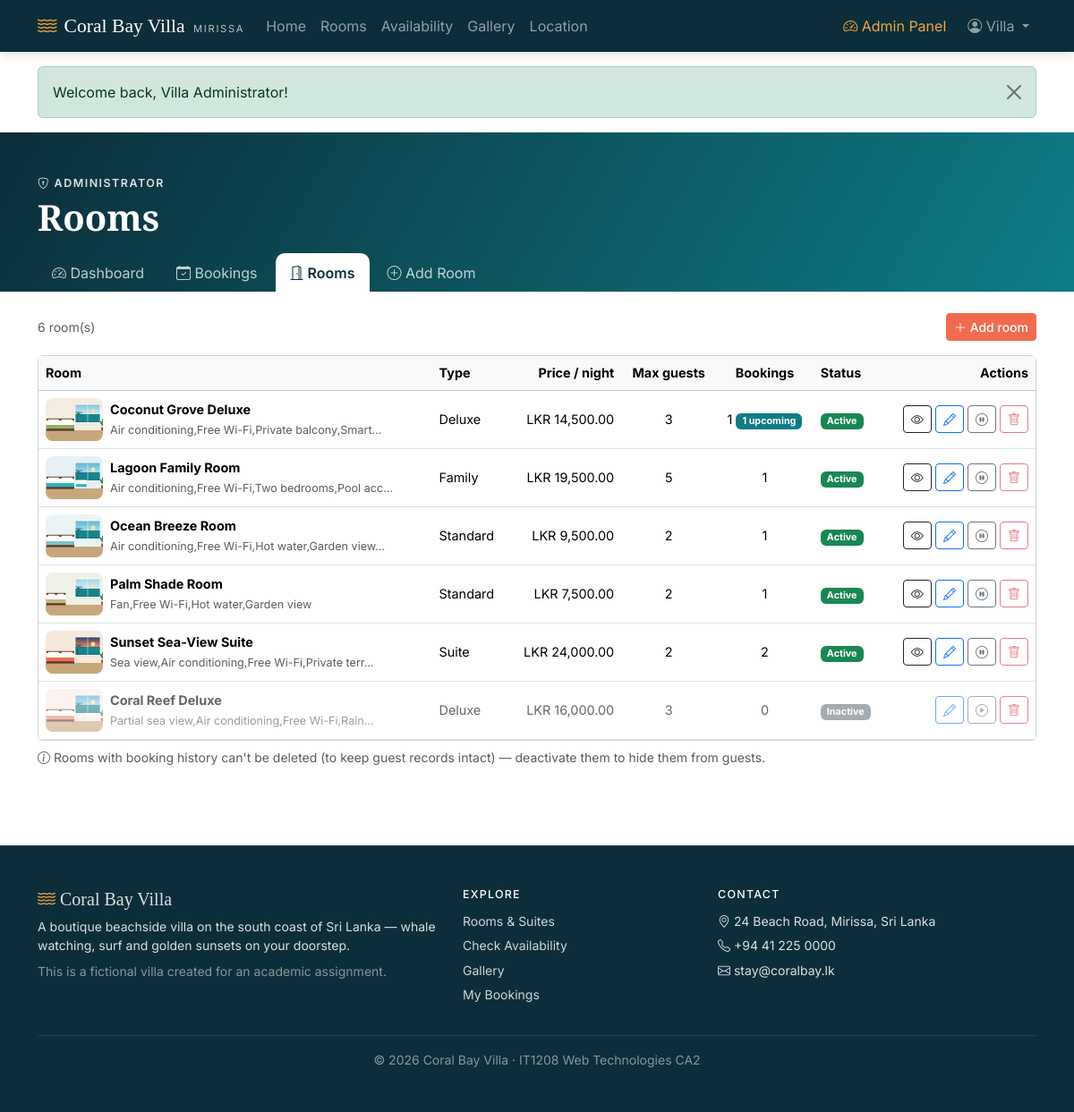
The app's page /admin/rooms.php (signed in), older data.
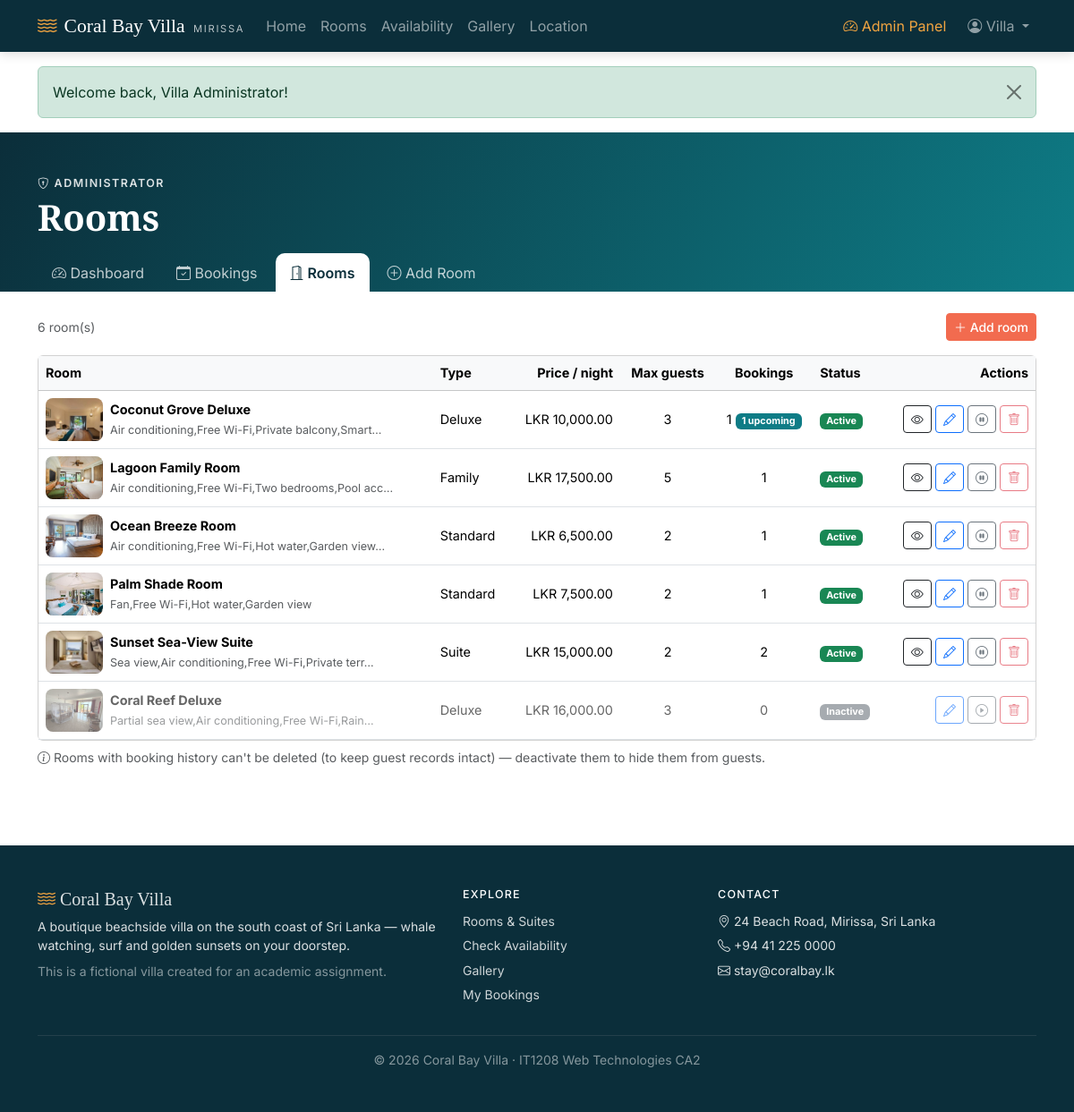
The same page, newer data.
### tables this page shows
CREATE TABLE rooms (
    room_id          INT UNSIGNED AUTO_INCREMENT PRIMARY KEY,
    room_name        VARCHAR(100)  NOT NULL,
    room_type        ENUM('Standard','Deluxe','Suite','Family') NOT NULL,
    description      TEXT          NOT NULL,
    facilities       VARCHAR(255)  NOT NULL DEFAULT '',    
    price_per_night  DECIMAL(10,2) NOT NULL CHECK (price_per_night > 0),
    max_guests       TINYINT UNSIGNED NOT NULL CHECK (max_guests BETWEEN 1 AND 10),
    image            VARCHAR(255)  NOT NULL DEFAULT 'default.svg',
    room_status      ENUM('active','inactive') NOT NULL DEFAULT 'active',
    created_at       DATETIME      NOT NULL DEFAULT CURRENT_TIMESTAMP
);

### admin/rooms.php (called while the page is built)
<?php
require __DIR__ . '/../backend/controllers/admin/rooms.php';
require __DIR__ . '/../frontend/views/pages/admin/rooms.php';

### backend/controllers/admin/rooms.php (called while the page is built, shortened)
<?php
require_once __DIR__ . '/../../core/init.php';
$rooms = $pdo->query(
    "SELECT r.*,
            (SELECT COUNT(*) FROM bookings b WHERE b.room_id = r.room_id) AS total_bookings,
            (SELECT COUNT(*) FROM bookings b WHERE b.room_id = r.room_id
               AND b.booking_status = 'Confirmed' AND b.check_out >= CURDATE()) AS upcoming
     FROM rooms r ORDER BY r.room_status, r.room_name"
)->fetchAll();

### frontend/views/view_helpers.php (called while the page is built, shortened)
<?php
function e($value): string
{
    return htmlspecialchars((string) $value, ENT_QUOTES, 'UTF-8');
}
function img_url(?string $file): string
{
    $file = basename($file ?: 'default.svg');
    $dir  = __DIR__ . '/../assets/img/';
    return asset_url('img/' . rawurlencode($file));
}
function asset_url(string $path): string
{
    return url('frontend/assets/' . ltrim($path, '/'));
}

### backend/core/functions.php (called while the page is built, shortened)
<?php
function url(string $path = ''): string
{
    return BASE_URL . '/' . ltrim($path, '/');
}
function money($amount): string
{
    return CURRENCY . ' ' . number_format((float) $amount, 2);
}

### frontend/views/pages/admin/rooms.php (the view, shortened to what the changed rows need)
<?php
require __DIR__ . '/../../layout/header.php';
require __DIR__ . '/../../partials/admin_nav.php';
?>
<div class="container py-4">
    <div class="card">
        <div class="table-responsive">
            <table class="table align-middle mb-0 admin-table">
                <thead class="table-light">
                    <tr><th>Room</th><th>Type</th><th class="text-end">Price / night</th><th class="text-center">Max guests</th>
                        <th class="text-center">Bookings</th><th>Status</th><th class="text-end">Actions</th></tr>
                </thead>
                <tbody>
                <?php foreach ($rooms as $r): ?>
                    <tr class="<?= $r['room_status'] === 'inactive' ? 'table-row-muted' : '' ?>">
                        <td>
                            <div class="d-flex align-items-center gap-2">
                                <img src="<?= img_url($r['image']) ?>" alt="" class="admin-thumb">
                                <div>
                                    <strong><?= e($r['room_name']) ?></strong><br>
                                    <span class="small text-muted"><?= e(mb_strimwidth($r['facilities'], 0, 50, '…')) ?></span>
                                </div>
                            </div>
                        </td>
                        <td><?= e($r['room_type']) ?></td>
                        <td class="text-end text-nowrap"><?= money($r['price_per_night']) ?></td>
                        <td class="text-center"><?= (int) $r['max_guests'] ?></td>
                        <td class="text-center"><?= (int) $r['total_bookings'] ?><?php if ($r['upcoming']): ?> <span class="badge bg-ocean" title="Upcoming confirmed stays"><?= (int) $r['upcoming'] ?> upcoming</span><?php endif; ?></td>
                        <td><span class="badge bg-<?= $r['room_status'] === 'active' ? 'success' : 'secondary' ?>"><?= ucfirst(e($r['room_status'])) ?></span></td>
                        <td class="text-end text-nowrap">
                            <?php if ($r['room_status'] === 'active'): ?>
                                <a class="btn btn-sm btn-outline-dark" href="<?= url('room.php?id=' . (int) $r['room_id']) ?>" title="View public page"><i class="bi bi-eye"></i></a>
                            <?php endif; ?>
                            <a class="btn btn-sm btn-outline-primary" href="<?= url('admin/room_form.php?id=' . (int) $r['room_id']) ?>" title="Edit"><i class="bi bi-pencil"></i></a>
                            <form method="post" class="d-inline">
                                <button class="btn btn-sm btn-outline-secondary" name="action" value="toggle"
                                        title="<?= $r['room_status'] === 'active' ? 'Deactivate' : 'Activate' ?>">
                                    <i class="bi bi-<?= $r['room_status'] === 'active' ? 'pause-circle' : 'play-circle' ?>"></i>
                                </button>
                            </form>
                            <form method="post" class="d-inline js-confirm" data-confirm="Delete <?= e($r['room_name']) ?> permanently?">
                                <button class="btn btn-sm btn-outline-danger" name="action" value="delete" title="Delete"
                                    <?= $r['total_bookings'] > 0 ? 'disabled' : '' ?>><i class="bi bi-trash"></i></button>
                            </form>
                        </td>
                    </tr>
                <?php endforeach; ?>
                </tbody>
            </table>
        </div>
    </div>
</div>
<?php require __DIR__ . '/../../layout/footer.php'; ?>

Row changes from the older to the newer data that the page shows:
changed rooms "Coconut Grove Deluxe": image: a different picture; price_per_night "LKR 14,500.00" → "LKR 10,000.00"
changed rooms "Lagoon Family Room": image: a different picture; price_per_night "LKR 19,500.00" → "LKR 17,500.00"
changed rooms "Ocean Breeze Room": image: a different picture; price_per_night "LKR 9,500.00" → "LKR 6,500.00"
changed rooms "Palm Shade Room": image: a different picture
changed rooms "Sunset Sea-View Suite": image: a different picture; price_per_night "LKR 24,000.00" → "LKR 15,000.00"
changed rooms "Coral Reef Deluxe": image: a different picture
